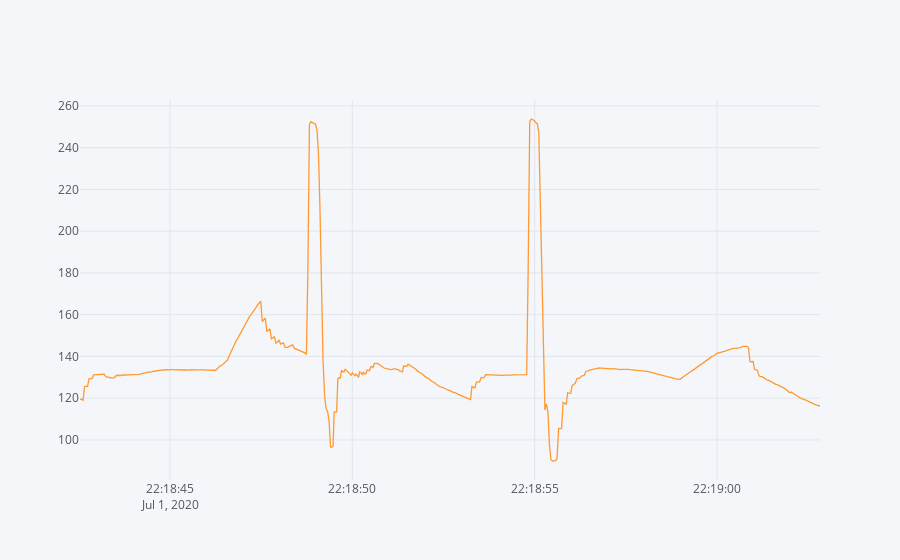

This figure's notebook cell:
### Code cell
gray.head(500).iplot(kind='scatter',x="timings", y="grayscale")

### Figure 1 — Plotly figure (JSON) as saved in the notebook; plotly's stock layout.template omitted (floating-point values rounded to 4 significant figures; data arrays with more than 128 entries replaced by an {"elided": "..."} marker saying what was removed)
{"data": [{"line": {"color": "rgba(255, 153, 51, 1.0)", "dash": "solid", "shape": "linear", "width": 1.3}, "mode": "lines", "name": "grayscale", "text": "", "type": "scatter", "x": {"elided": "500 str values"}, "y": {"elided": "500 float values"}}], "layout": {"legend": {"bgcolor": "#F5F6F9", "font": {"color": "#4D5663"}}, "paper_bgcolor": "#F5F6F9", "plot_bgcolor": "#F5F6F9", "title": {"font": {"color": "#4D5663"}}, "xaxis": {"gridcolor": "#E1E5ED", "showgrid": true, "tickfont": {"color": "#4D5663"}, "title": {"font": {"color": "#4D5663"}, "text": ""}, "zerolinecolor": "#E1E5ED"}, "yaxis": {"gridcolor": "#E1E5ED", "showgrid": true, "tickfont": {"color": "#4D5663"}, "title": {"font": {"color": "#4D5663"}, "text": ""}, "zerolinecolor": "#E1E5ED"}}}
